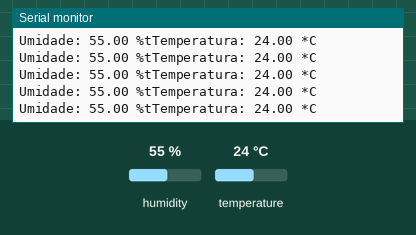
Recording of a sketch running on a simulated Arduino Uno, built with avr-gcc and run on an emulated ATmega328P. On the bench: the last lines printed to the serial monitor. Wiring (inferred from the names in the program): DHT11 sensor: data A1. Inputs (shaded band) come from the test bench; at power-on: humidity 55 %, temperature 24 °C.

Above: at 3.1 s.
3.2 s: humidity set to 22 %
At 4.41 s:
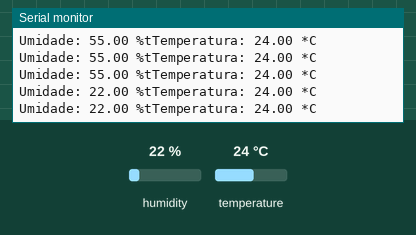
9.3 s: temperature set to 12 °C
At 9.32 s:
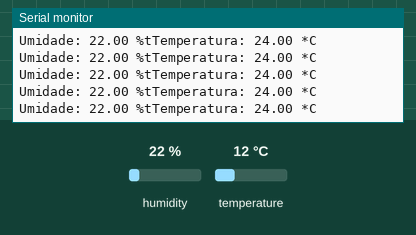
15.4 s: humidity set to 40 %
At 15.43 s:
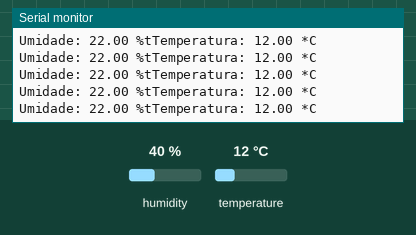
21.5 s: temperature set to 19 °C
At 21.54 s:
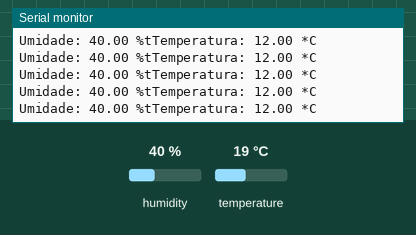
Timing chart, 0 to 24.5 s (numbered marks = the images above; inputs shaded):
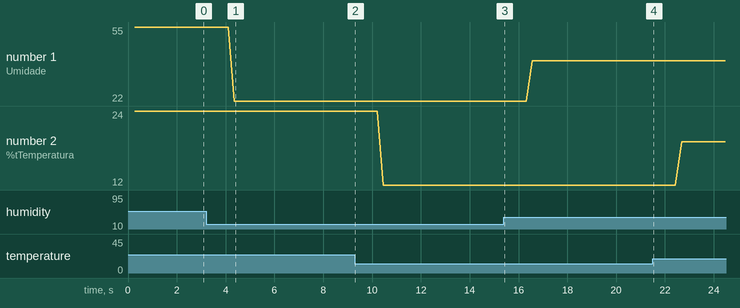

Measured:
- after the input at 3.2 s, the serial monitor: prints a new line after 1.1 s (image 1)
- plotted number 1: 55 → 22 after the input at 3.2 s, 22 → 40 after the input at 15.4 s
- plotted number 2: 24 → 12 after the input at 9.3 s, 12 → 19 after the input at 21.5 s

The sketch:

projeto1.ino
```cpp
#include <DHT.h>
#include <Adafruit_Sensor.h>

#define DHTPIN A1 // pino que estamos conectado
#define DHTTYPE DHT11 // DHT 11  // Definimos que tipo de sensor vamos usar
/*
Definimos que tipo de sensor vamos usar (no caso de uso de DHT22 se troca DHT11 por DHT22)
*/

//Criamos um objeto de tipo DHT e recebemos os parametros que inserimos acima.
DHT dht(DHTPIN, DHTTYPE);

void setup()
{
  Serial.begin(9600);
  Serial.println("Testando DHT11");
  dht.begin();
}

void loop()
{
  // O atraso do sensor DHT11 pode chegar a 2 segundos.
  float h = dht.readHumidity();
  float t = dht.readTemperature();

// testar se retorno é valido, caso contrário algo está errado.
  if (isnan(t) || isnan(h))
  {
    Serial.println(t);
  }
  else
  {
    Serial.print("Umidade: ");
    Serial.print(h);
    Serial.print(" %t");
    Serial.print("Temperatura: ");
    Serial.print(t);
    Serial.println(" *C");
  }
}
```
